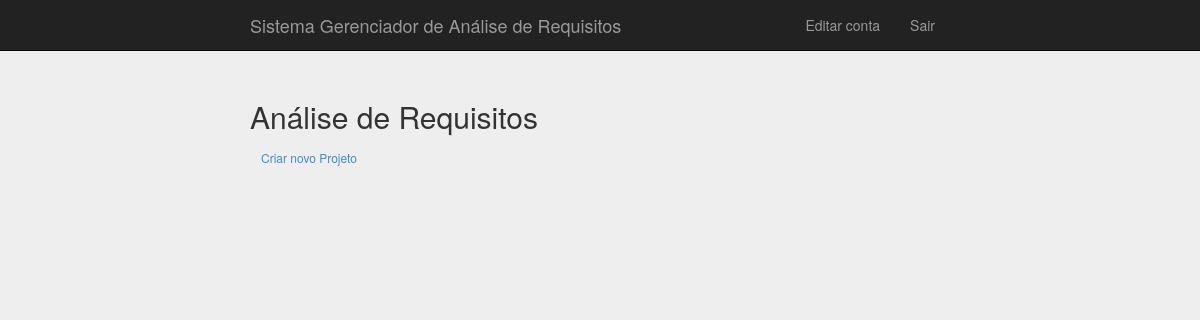
Before: /analise_de_requisitos/index/ (signed in) with the older database file.
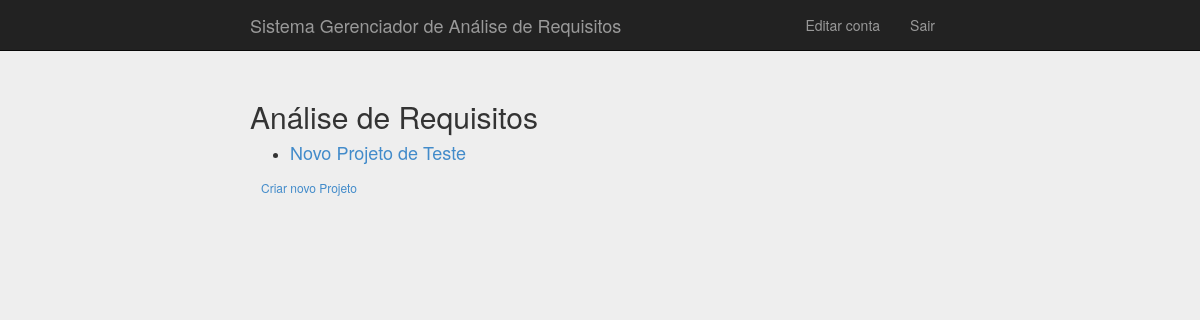
After: the same page with the newer database file.
### desenvolvedor/models.py (models this page shows)
class Equipe(models.Model):
    desenvolvedor = models.ForeignKey(Desenvolvedor, on_delete=models.CASCADE, related_name='projetos')
    analise_de_requisito = models.ForeignKey('analise_de_requisitos.AnaliseDeRequisitos', on_delete=models.CASCADE, related_name='desenvolvedores')

### analise_de_requisitos/models.py (models this page shows)
class AnaliseDeRequisitos(models.Model):
    nome = models.CharField(max_length=255, null=False)
    descricao = models.TextField()

### analise_de_requisitos/views.py (the view)
def index(request):
    try:
        desenvolvedor = Desenvolvedor.objects.get(id=request.session['desenvolvedor_id'])
        todos_projetos = desenvolvedor.projetos.all
        return render(request, 'analise_de_requisitos/index.html', {'desenvolvedor': desenvolvedor, 'todos_projetos': todos_projetos})
    except KeyError:
        messages.warning(request, 'Desenvolvedor não logado')
        return redirect('desenvolvedor_index')

### analise_de_requisitos/templates/analise_de_requisitos/index.html
{% extends 'base.html' %}
{% block content %}
    <h2>Análise de Requisitos</h2>
    {% for projeto in todos_projetos %}
        <ul>
            <li><h4><a href="{% url 'ar_show' projeto.analise_de_requisito.id %}" >{{ projeto.analise_de_requisito.nome }}</a></h4></li>
        </ul>
    {% endfor %}
    <a href="{% url 'ar_new' %}" class="btn btn-link btn-sm">Criar novo Projeto</a>
{% endblock %}

### templates/base.html (shortened to what this page needs)
<!DOCTYPE html>
<html lang="pt-br">
{% load staticfiles %}
<head>
    <link rel="stylesheet" href="{% static 'styles/bootstrap.css' %}">
    <link rel="stylesheet" href="{% static 'styles/main.css' %}">
    <link rel="stylesheet" href="{% static 'styles/signin.css' %}">
</head>
<body>
<header>
    <nav class="navbar navbar-default navbar-fixed-top navbar-inverse">
        <div class="container">
            <div class="navbar-header">
                <a class="navbar-brand" href="{% url 'desenvolvedor_index' %}">Sistema Gerenciador de Análise de Requisitos</a>
            </div>
            <ul class="nav navbar-nav navbar-right">
                {% if 'desenvolvedor_id' in request.session %}
                    <li>
                        <a href="{% url 'desenvolvedor_edit' %}">Editar conta</a>
                    </li>
                    <li>
                        <a href="{% url 'desenvolvedor_logout' %}">Sair</a>
                    </li>
                {% else %}
                    <li>
                        <a href="{% url 'desenvolvedor_new' %}">Registrar</a>
                    </li>
                {% endif %}
            </ul>
        </div>
    </nav>
</header>
<main>
    <div class="container">
        {% block content %}
        {% endblock %}
    </div>
</main>
</body>
</html>

### static/styles/main.css (style rules this page uses)
body { padding-top: 50px; padding-bottom: 20px; }
@media (min-width: 768px) { .container { max-width: 730px; } }

### static/styles/signin.css (style rules this page uses)
body { padding-top: 40px; padding-bottom: 40px; background-color: #eee; }

Changed rows visible on the page:
added Equipe: analise_de_requisito.nome "Novo Projeto de Teste"
